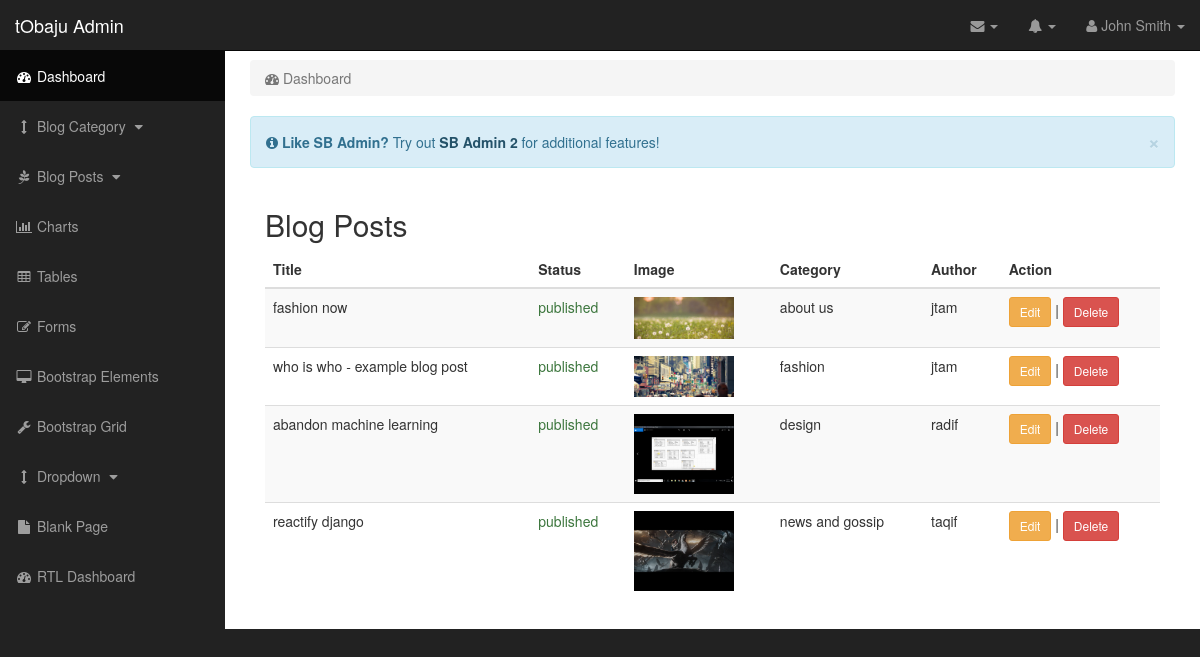
Page /dashboard/posts_list/ on the earlier database version.
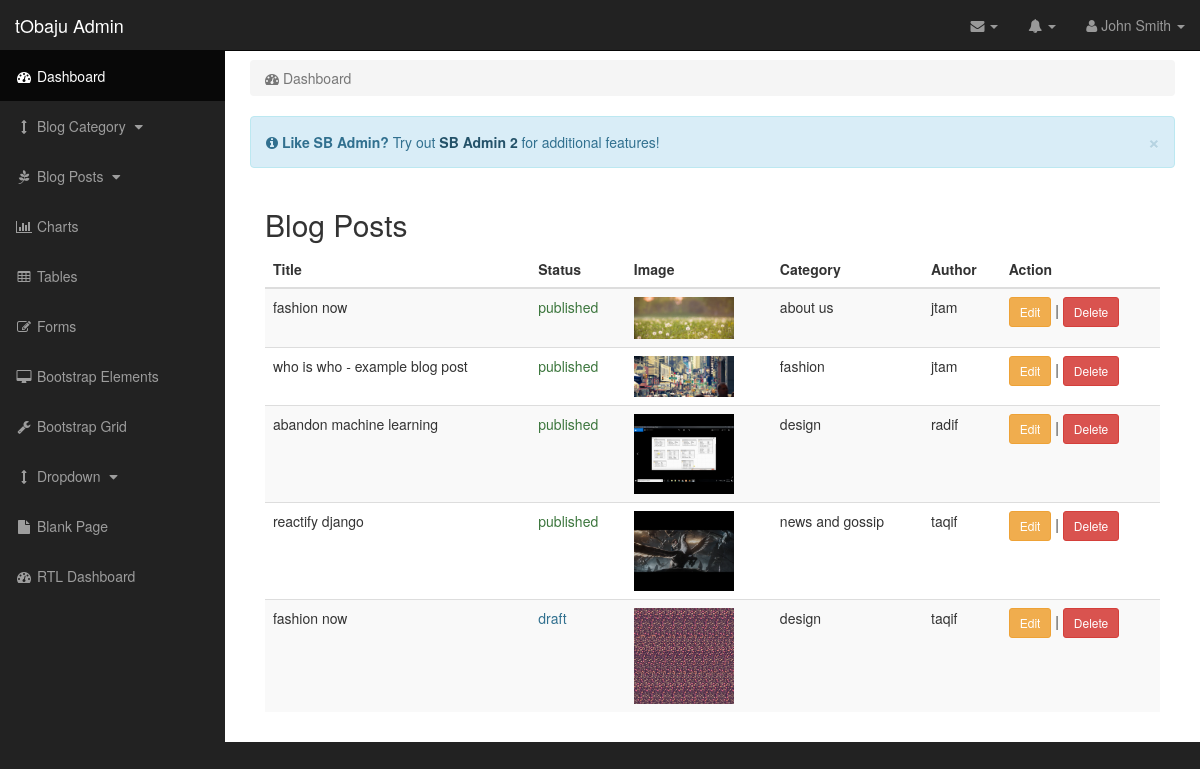
Same page on the later database version.
### blog/models.py (models this page shows)
class Post(models.Model):
    CHOICES = (
        ('draft', 'Draft'),
        ('published', 'Published'),
    )
    title = models.CharField(max_length=250)
    subtitle = models.TextField(blank=True, null=True)
    description = models.TextField()
    category = models.ForeignKey(PostCategory, on_delete=models.CASCADE)
    user = models.ForeignKey(settings.AUTH_USER_MODEL, null=True, blank=True)
    image = models.ImageField(upload_to='blog/post/%Y/%m/%d/')
    status = models.CharField(choices=CHOICES, max_length=20)
    create = models.DateTimeField(auto_now_add=True)
    update = models.DateTimeField(auto_now=True)

class PostCategory(models.Model):
    CHOICES = (
        ('draft', 'Draft'),
        ('published', 'Published'),
    )
    name = models.CharField(max_length=250)
    description = models.TextField()
    image = models.ImageField(upload_to='blog/category/%Y/%m/%d/')
    status = models.CharField(choices=CHOICES, max_length=20)
    create = models.DateTimeField(auto_now_add=True)
    update = models.DateTimeField(auto_now=True)
    class Meta:
        verbose_name = 'category'
        verbose_name_plural = 'Post Categories'
    def __str__(self):
        return self.name

### dashboard/views.py (the view)
def posts_list(request):
    posts = Post.objects.all()
    template = 'dashboard/blog/post/posts-list.html'
    context = {
        'posts': posts,
    }
    return render(request, template, context)

### templates/dashboard/blog/post/posts-list.html (shortened to what this page needs)
{% extends 'dashboard/dashboard-base.html' %}
{% block content %}
<div class="col-md-12">
        <h2>Blog Posts</h2>
        <div class="table-responsive">
            <table class="table table-hover table-striped">
                <thead>
                <tr>
                    <th>Title</th>
                    <th>Status</th>
                    <th>Image</th>
                    <th>Category</th>
                    <th>Author</th>
                    <th>Action</th>
                </tr>
                </thead>
                <tbody>
                {% for post in posts %}
                    <tr>
                        <td>{{ post.title }}</td>
                        <td class="{% if post.status == 'published' %}text-success{% else %}text-info{% endif %}">{{ post.status }}</td>
                        <td><img src="{{ post.image.url }}" alt="" style="width: 100px; height: auto"/></td>
                        <td>{{ post.category }}</td>
                        <td>{{ post.user }}</td>
                        <td><a href="" class="btn btn-warning btn-sm">Edit</a> | <a href="" class="btn btn-danger btn-sm">Delete</a></td>
                    </tr>
                {% endfor %}
                </tbody>
            </table>
        </div>
    </div>
{% endblock %}

### templates/dashboard/dashboard-base.html (shortened to what this page needs)
<!DOCTYPE html>
<html lang="en">
{% load static %}
<head>
    <link href="{% static 'dashboard/css/bootstrap.min.css' %}" rel="stylesheet">
    <link href="{% static 'dashboard/css/sb-admin.css' %}" rel="stylesheet">
    <link href="{% static 'dashboard/css/plugins/morris.css' %}" rel="stylesheet">
    <link href="{% static 'dashboard/font-awesome/css/font-awesome.min.css' %}" rel="stylesheet" type="text/css">
</head>
<body>
    <div id="wrapper">
        {% include 'dashboard/inc/navbar.html' %}
        <div id="page-wrapper">
            <div class="container-fluid">
                <div class="row">
                    <div class="col-lg-12">
                        {% include 'dashboard/inc/breadcrumb.html' %}
                    </div>
                </div>
                <div class="row">
                    <div class="col-lg-12">
                        <div class="alert alert-info alert-dismissable">
                            <button type="button" class="close" data-dismiss="alert" aria-hidden="true">&times;</button>
                            <i class="fa fa-info-circle"></i>  <strong>Like SB Admin?</strong> Try out <a href="http://startbootstrap.com/template-overviews/sb-admin-2" class="alert-link">SB Admin 2</a> for additional features!
                        </div>
                    </div>
                </div>
{% block content %}
{% endblock %}
</div>
</div>
</div>
</body>
</html>

### templates/dashboard/inc/navbar.html (shortened to what this page needs)
<nav class="navbar navbar-inverse navbar-fixed-top" role="navigation">
    <div class="navbar-header">
        <a class="navbar-brand" href="{% url 'dashboard:dashboard' %}">tObaju Admin</a>
    </div>
    <ul class="nav navbar-right top-nav">
        <li class="dropdown">
            <a href="#" class="dropdown-toggle" data-toggle="dropdown"><i class="fa fa-envelope"></i> <b
                    class="caret"></b></a>
        </li>
        <li class="dropdown">
            <a href="#" class="dropdown-toggle" data-toggle="dropdown"><i class="fa fa-bell"></i> <b class="caret"></b></a>
        </li>
        <li class="dropdown">
            <a href="#" class="dropdown-toggle" data-toggle="dropdown"><i class="fa fa-user"></i> John Smith <b
                    class="caret"></b></a>
        </li>
    </ul>
    <div class="collapse navbar-collapse navbar-ex1-collapse">
        <ul class="nav navbar-nav side-nav">
            <li class="active">
                <a href="index.html"><i class="fa fa-fw fa-dashboard"></i> Dashboard</a>
            </li>
            <li>
                <a href="javascript:;" data-toggle="collapse" data-target="#blog_categories"><i class="fa fa-fw fa-arrows-v"></i>
                    Blog Category <i class="fa fa-fw fa-caret-down"></i></a>
            </li>
            <li>
                <a href="javascript:;" data-toggle="collapse" data-target="#blog_posts"><i class="fa fa-fw fa-pagelines"></i>
                    Blog Posts <i class="fa fa-fw fa-caret-down"></i></a>
            </li>
            <li>
                <a href="charts.html"><i class="fa fa-fw fa-bar-chart-o"></i> Charts</a>
            </li>
            <li>
                <a href="tables.html"><i class="fa fa-fw fa-table"></i> Tables</a>
            </li>
            <li>
                <a href="forms.html"><i class="fa fa-fw fa-edit"></i> Forms</a>
            </li>
            <li>
                <a href="bootstrap-elements.html"><i class="fa fa-fw fa-desktop"></i> Bootstrap Elements</a>
            </li>
            <li>
                <a href="bootstrap-grid.html"><i class="fa fa-fw fa-wrench"></i> Bootstrap Grid</a>
            </li>
            <li>
                <a href="javascript:;" data-toggle="collapse" data-target="#demo"><i class="fa fa-fw fa-arrows-v"></i>
                    Dropdown <i class="fa fa-fw fa-caret-down"></i></a>
            </li>
            <li>
                <a href="blank-page.html"><i class="fa fa-fw fa-file"></i> Blank Page</a>
            </li>
            <li>
                <a href="index-rtl.html"><i class="fa fa-fw fa-dashboard"></i> RTL Dashboard</a>
            </li>
        </ul>
    </div>
</nav>

### templates/dashboard/inc/breadcrumb.html
<ol class="breadcrumb">
    <li class="active">
        <i class="fa fa-dashboard"></i> Dashboard
    </li>
</ol>

### static/dashboard/css/sb-admin.css (style rules this page uses)
body { margin-top: 100px; background-color: #222; }
@media (min-width:768px) { body { margin-top: 50px; } }
#wrapper { padding-left: 0; }
#page-wrapper { width: 100%; padding: 0; background-color: #fff; }
@media (min-width:768px) { #wrapper { padding-left: 225px; } }
@media (min-width:768px) { #page-wrapper { padding: 10px; } }
.top-nav { padding: 0 15px; }
.top-nav>li { display: inline-block; float: left; }
.top-nav>li>a { padding-top: 15px; padding-bottom: 15px; line-height: 20px; color: #999; }
@media (min-width:768px) { .side-nav { position: fixed; top: 51px; left: 225px; width: 225px; margin-left: -225px; border: none; border-radius: 0; overflow-y: auto; background-color: #222; bottom: 0; overflow-x: hidden; padding-bottom: 40px; } }
@media (min-width:768px) { .side-nav>li>a { width: 225px; } }

Differences in the rows shown:
added Post: title "fashion now", status "draft", image (picture), category "design", user "taqif"
